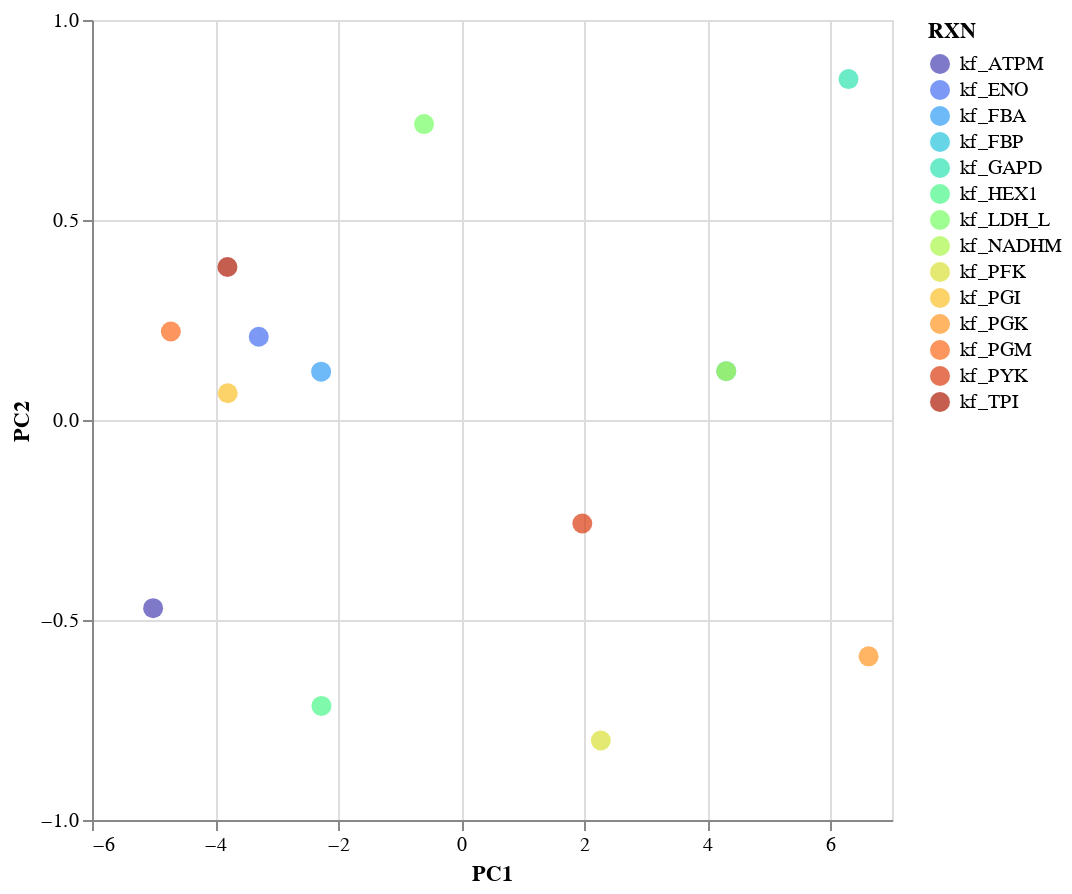

This figure's notebook cell:
### Markdown cell above
make the plot above tooltip

### Code cell
data_norm = sklearn.preprocessing.normalize(data_log.T,norm='l2')
data_pc = PCA().fit_transform(data_norm.T)
data_pc = pd.DataFrame(data_pc, index = data_log.index)
plot_data = data_pc.iloc[:,0:2]
plot_data.columns = ["PC1", "PC2"]
plot_data["RXN"] = plot_data.index
alt.data_transformers.disable_max_rows()
fig = alt.Chart(plot_data).mark_circle(size= 100).encode(
    alt.X("PC1", axis=alt.Axis( tickCount=5)),
    alt.Y('PC2',axis=alt.Axis( tickCount=5), ), 

    alt.Color('RXN', scale=alt.Scale(scheme='turbo')), 
    tooltip=['RXN']
).properties(
    width=400,
    height=400).interactive()
fig

### Figure 1 — Vega-Lite specification as saved in the notebook (floating-point values rounded to 4 significant figures)
{"config": {"view": {"continuousWidth": 400, "continuousHeight": 300}}, "data": {"name": "data-41205e996446ca16d3802ac1e740858a"}, "mark": {"type": "circle", "size": 100}, "encoding": {"color": {"field": "RXN", "scale": {"scheme": "turbo"}, "type": "nominal"}, "tooltip": [{"field": "RXN", "type": "nominal"}], "x": {"axis": {"tickCount": 5}, "field": "PC1", "type": "quantitative"}, "y": {"axis": {"tickCount": 5}, "field": "PC2", "type": "quantitative"}}, "height": 400, "selection": {"selector008": {"type": "interval", "bind": "scales", "encodings": ["x", "y"]}}, "width": 400, "$schema": "https://vega.github.io/schema/vega-lite/v4.17.0.json", "datasets": {"data-41205e996446ca16d3802ac1e740858a": [{"PC1": -2.271, "PC2": -0.7148, "RXN": "kf_HEX1"}, {"PC1": -3.795, "PC2": 0.06683, "RXN": "kf_PGI"}, {"PC1": 4.306, "PC2": 0.1222, "RXN": "kf_FBP"}, {"PC1": 2.268, "PC2": -0.8013, "RXN": "kf_PFK"}, {"PC1": -2.277, "PC2": 0.1208, "RXN": "kf_FBA"}, {"PC1": -3.799, "PC2": 0.3824, "RXN": "kf_TPI"}, {"PC1": 6.294, "PC2": 0.8523, "RXN": "kf_GAPD"}, {"PC1": 6.62, "PC2": -0.5908, "RXN": "kf_PGK"}, {"PC1": -4.719, "PC2": 0.2211, "RXN": "kf_PGM"}, {"PC1": -3.29, "PC2": 0.2082, "RXN": "kf_ENO"}, {"PC1": 1.968, "PC2": -0.2587, "RXN": "kf_PYK"}, {"PC1": -0.6042, "PC2": 0.7398, "RXN": "kf_LDH_L"}, {"PC1": -5.007, "PC2": -0.4704, "RXN": "kf_ATPM"}, {"PC1": 4.306, "PC2": 0.1222, "RXN": "kf_NADHM"}]}}
